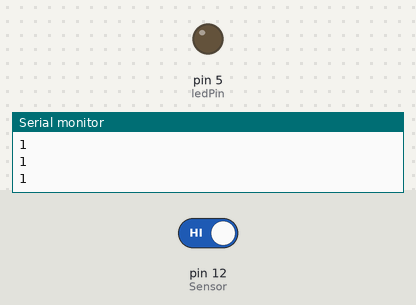
The sketch below on a simulated Arduino Uno, built with avr-gcc and run on an emulated ATmega328P. On the bench: output pins drawn as LEDs (lit = HIGH), the last lines printed to the serial monitor. The inputs (shaded band) are chosen by the test bench; at power-on: pin 12 (Sensor) HIGH.

Above: at 1.2 s.
1.3 s: pin 12 (Sensor) driven LOW
At 2.6 s:
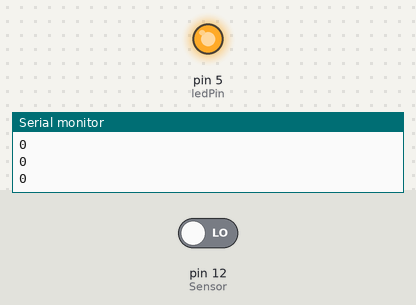
2.9 s: pin 12 (Sensor) driven HIGH
At 3.9 s:
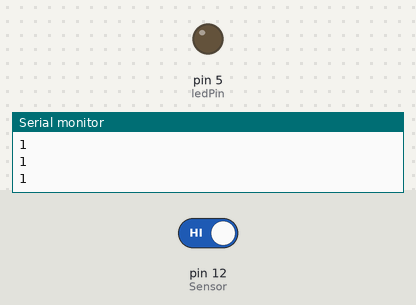
Timing chart, 0 to 5.9 s (numbered marks = the images above; inputs shaded):
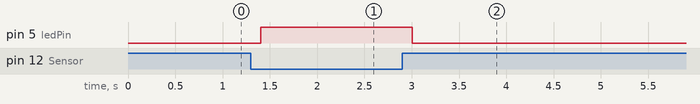

The sketch:

Code.ino
```cpp
int val = 0 ;
int ledPin = 5; //D1 pin
 void setup()
 {
   Serial.begin(9600); // sensor buart rate
    // LedPin Connected To D1 pin
   pinMode(ledPin,OUTPUT);
   digitalWrite(ledPin,LOW);

 }
 void loop()
 {
  val = digitalRead(12); // Sensor Digital output  connected to D6 pin
  Serial.println(val);  // see the value in serial m0nitor in Arduino IDE

  delay(100);      // for timer
  if(val == 0 )
  {
   digitalWrite(ledPin,HIGH); // LED ON
  }
  else
  {
   digitalWrite(ledPin,LOW); // LED OFF
  }
  }
```

Measured:
- after the input at 1.3 s, pin 5 (ledPin): LOW → HIGH after 0.10 s
- after the input at 2.9 s, pin 5 (ledPin): HIGH → LOW after 0.10 s
